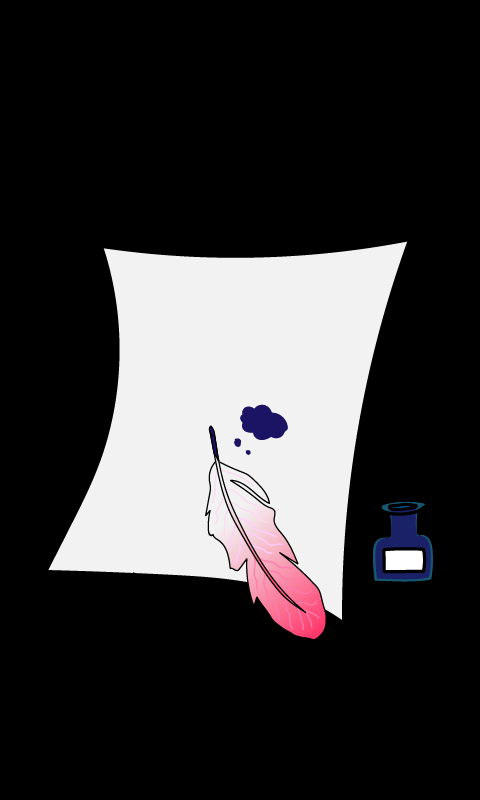

Tiled map render using the project's own tile images. Description and the map definition, with tile-layer contents summarised, below:
An orthogonal 60x100 tile map with 8x8 px tiles, 1 tile layer (Tile Layer 1) and 262 objects.

<map version="1.4" tiledversion="1.4.3" orientation="orthogonal" renderorder="left-down" width="60" height="100" tilewidth="8" tileheight="8" infinite="0" nextlayerid="4" nextobjectid="264">
 <tileset firstgid="1" name="paper" tilewidth="8" tileheight="8" tilecount="13200" columns="60">
  <image source="paper.png" width="480" height="1760" />
 </tileset>
 <layer id="1" name="Tile Layer 1" width="60" height="100">
  <data>[6000 cells, 6000 non-empty, 6000 distinct tile ids]</data>
 </layer>
 <objectgroup id="2" name="PiirtoPisteet" visible="0">
  <object id="1" x="46.5766" y="570.098">
   <point />
  </object>
  <object id="2" x="63.3442" y="572.892">
   <point />
  </object>
  <object id="3" x="57.755" y="572.892">
   <point />
  </object>
  <object id="4" x="74.5226" y="571.961">
   <point />
  </object>
  <object id="5" x="84.7694" y="573.824">
   <point />
  </object>
  <object id="6" x="95.0163" y="574.755">
   <point />
  </object>
  <object id="7" x="106.195" y="573.824">
   <point />
  </object>
  <object id="8" x="116.442" y="573.824">
   <point />
  </object>
  <object id="9" x="124.825" y="574.755">
   <point />
  </object>
  <object id="10" x="137.867" y="577.55">
   <point />
  </object>
  <object id="11" x="143.456" y="577.55">
   <point />
  </object>
  <object id="12" x="153.703" y="577.55">
   <point />
  </object>
  <object id="13" x="162.087" y="578.482">
   <point />
  </object>
  <object id="14" x="171.402" y="578.482">
   <point />
  </object>
  <object id="15" x="182.58" y="578.482">
   <point />
  </object>
  <object id="16" x="191.896" y="578.482">
   <point />
  </object>
  <object id="17" x="204.937" y="580.345">
   <point />
  </object>
  <object id="18" x="213.321" y="580.345">
   <point />
  </object>
  <object id="19" x="226.362" y="583.139">
   <point />
  </object>
  <object id="20" x="234.746" y="584.071">
   <point />
  </object>
  <object id="21" x="241.267" y="585.002">
   <point />
  </object>
  <object id="22" x="252.445" y="596.181">
   <point />
  </object>
  <object id="23" x="256.171" y="606.428">
   <point />
  </object>
  <object id="24" x="256.171" y="607.359">
   <point />
  </object>
  <object id="25" x="263.624" y="606.428">
   <point />
  </object>
  <object id="26" x="273.871" y="620.401">
   <point />
  </object>
  <object id="27" x="285.98" y="633.442">
   <point />
  </object>
  <object id="28" x="299.953" y="639.963">
   <point />
  </object>
  <object id="29" x="316.721" y="645.552">
   <point />
  </object>
  <object id="30" x="323.242" y="634.374">
   <point />
  </object>
  <object id="31" x="326.036" y="625.058">
   <point />
  </object>
  <object id="32" x="324.173" y="607.359">
   <point />
  </object>
  <object id="33" x="332.557" y="619.469">
   <point />
  </object>
  <object id="34" x="338.146" y="622.264">
   <point />
  </object>
  <object id="35" x="342.804" y="624.127">
   <point />
  </object>
  <object id="36" x="342.804" y="601.77">
   <point />
  </object>
  <object id="37" x="341.872" y="582.208">
   <point />
  </object>
  <object id="38" x="344.667" y="563.577">
   <point />
  </object>
  <object id="39" x="345.599" y="545.878">
   <point />
  </object>
  <object id="40" x="351.188" y="521.658">
   <point />
  </object>
  <object id="41" x="352.119" y="503.027">
   <point />
  </object>
  <object id="42" x="353.982" y="481.602">
   <point />
  </object>
  <object id="43" x="354.914" y="466.698">
   <point />
  </object>
  <object id="44" x="356.777" y="448.999">
   <point />
  </object>
  <object id="45" x="361.435" y="435.026">
   <point />
  </object>
  <object id="46" x="362.366" y="418.258">
   <point />
  </object>
  <object id="47" x="367.955" y="399.627">
   <point />
  </object>
  <object id="48" x="371.681" y="382.86">
   <point />
  </object>
  <object id="49" x="373.544" y="366.092">
   <point />
  </object>
  <object id="50" x="378.202" y="347.462">
   <point />
  </object>
  <object id="51" x="380.065" y="336.283">
   <point />
  </object>
  <object id="52" x="386.586" y="312.995">
   <point />
  </object>
  <object id="53" x="390.312" y="300.885">
   <point />
  </object>
  <object id="54" x="394.038" y="289.707">
   <point />
  </object>
  <object id="55" x="400.559" y="271.076">
   <point />
  </object>
  <object id="56" x="405.217" y="260.829">
   <point />
  </object>
  <object id="57" x="407.08" y="253.377">
   <point />
  </object>
  <object id="58" x="408.943" y="244.061">
   <point />
  </object>
  <object id="59" x="409.874" y="239.404">
   <point />
  </object>
  <object id="60" x="395.901" y="245.925">
   <point />
  </object>
  <object id="61" x="390.312" y="246.856">
   <point />
  </object>
  <object id="62" x="385.654" y="248.719">
   <point />
  </object>
  <object id="63" x="378.202" y="250.582">
   <point />
  </object>
  <object id="64" x="370.75" y="251.514">
   <point />
  </object>
  <object id="65" x="361.435" y="252.445">
   <point />
  </object>
  <object id="66" x="354.914" y="253.377">
   <point />
  </object>
  <object id="67" x="347.462" y="254.308">
   <point />
  </object>
  <object id="68" x="333.489" y="255.24">
   <point />
  </object>
  <object id="69" x="326.036" y="257.103">
   <point />
  </object>
  <object id="70" x="312.063" y="256.171">
   <point />
  </object>
  <object id="71" x="309.269" y="256.171">
   <point />
  </object>
  <object id="72" x="290.638" y="256.171">
   <point />
  </object>
  <object id="73" x="280.391" y="256.171">
   <point />
  </object>
  <object id="74" x="297.159" y="256.171">
   <point />
  </object>
  <object id="75" x="349.325" y="250.582">
   <point />
  </object>
  <object id="76" x="364.229" y="245.925">
   <point />
  </object>
  <object id="77" x="389.381" y="244.993">
   <point />
  </object>
  <object id="78" x="275.734" y="257.103">
   <point />
  </object>
  <object id="79" x="267.35" y="257.103">
   <point />
  </object>
  <object id="80" x="253.377" y="257.103">
   <point />
  </object>
  <object id="81" x="230.088" y="257.103">
   <point />
  </object>
  <object id="82" x="239.404" y="256.171">
   <point />
  </object>
  <object id="83" x="220.773" y="258.034">
   <point />
  </object>
  <object id="84" x="207.732" y="258.034">
   <point />
  </object>
  <object id="85" x="190.033" y="258.966">
   <point />
  </object>
  <object id="86" x="177.923" y="258.966">
   <point />
  </object>
  <object id="87" x="164.881" y="255.24">
   <point />
  </object>
  <object id="88" x="154.634" y="255.24">
   <point />
  </object>
  <object id="89" x="198.416" y="259.898">
   <point />
  </object>
  <object id="90" x="142.524" y="254.308">
   <point />
  </object>
  <object id="91" x="128.551" y="252.445">
   <point />
  </object>
  <object id="92" x="114.578" y="247.788">
   <point />
  </object>
  <object id="93" x="103.4" y="248.719">
   <point />
  </object>
  <object id="94" x="104.332" y="257.103">
   <point />
  </object>
  <object id="95" x="106.195" y="264.555">
   <point />
  </object>
  <object id="96" x="107.126" y="275.734">
   <point />
  </object>
  <object id="97" x="110.852" y="284.117">
   <point />
  </object>
  <object id="98" x="112.715" y="291.57">
   <point />
  </object>
  <object id="99" x="114.578" y="299.022">
   <point />
  </object>
  <object id="100" x="115.51" y="308.337">
   <point />
  </object>
  <object id="101" x="116.442" y="319.516">
   <point />
  </object>
  <object id="102" x="117.373" y="330.694">
   <point />
  </object>
  <object id="103" x="118.305" y="343.735">
   <point />
  </object>
  </objectgroup>
 <objectgroup id="3" name="VoittoPisteet">
  <!-- 29 objects omitted --></objectgroup>
</map>
<!-- 159 of 262 objects omitted -->
